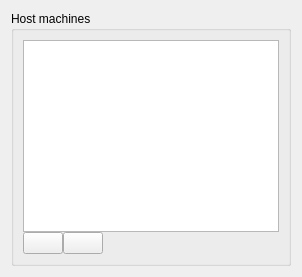
       <widget class="QWidget" name="pageMachines">
        <layout class="QHBoxLayout" name="horizontalLayout_7">
         <item>
          <layout class="QVBoxLayout" name="verticalLayout_10">
           <item>
            <widget class="QGroupBox" name="gpboxHosts">
             <property name="title">
              <string>Host machines</string>
             </property>
             <layout class="QVBoxLayout" name="verticalLayout_6">
              <property name="spacing">
               <number>0</number>
              </property>
              <item>
               <widget class="QTableView" name="tblviewHosts">
                <property name="dragEnabled">
                 <bool>true</bool>
                </property>
                <property name="dragDropOverwriteMode">
                 <bool>false</bool>
                </property>
                <property name="dragDropMode">
                 <enum>QAbstractItemView::InternalMove</enum>
                </property>
                <property name="defaultDropAction">
                 <enum>Qt::TargetMoveAction</enum>
                </property>
                <property name="alternatingRowColors">
                 <bool>true</bool>
                </property>
                <property name="selectionMode">
                 <enum>QAbstractItemView::SingleSelection</enum>
                </property>
                <property name="selectionBehavior">
                 <enum>QAbstractItemView::SelectRows</enum>
                </property>
                <property name="gridStyle">
                 <enum>Qt::SolidLine</enum>
                </property>
               </widget>
              </item>
              <item>
               <layout class="QHBoxLayout" name="horizontalLayout_18">
                <property name="spacing">
                 <number>0</number>
                </property>
                <item>
                 <widget class="QPushButton" name="btnAddHost">
                  <property name="toolTip">
                   <string>Add new host to list</string>
                  </property>
                  <property name="text">
                   <string/>
                  </property>
                  <property name="icon">
                   <iconset resource="configtool.qrc">
                    <normaloff>:/img/img/plus.png</normaloff>:/img/img/plus.png</iconset>
                  </property>
                 </widget>
                </item>
                <item>
                 <widget class="QPushButton" name="btnRemoveHost">
                  <property name="toolTip">
                   <string>Remove host from list</string>
                  </property>
                  <property name="text">
                   <string/>
                  </property>
                  <property name="icon">
                   <iconset resource="configtool.qrc">
                    <normaloff>:/img/img/minus.png</normaloff>:/img/img/minus.png</iconset>
                  </property>
                 </widget>
                </item>
                <item>
                 <spacer name="horizontalSpacer_9">
                  <property name="orientation">
                   <enum>Qt::Horizontal</enum>
                  </property>
                  <property name="sizeHint" stdset="0">
                   <size>
                    <width>40</width>
                    <height>20</height>
                   </size>
                  </property>
                 </spacer>
                </item>
               </layout>
              </item>
             </layout>
            </widget>
           </item>
          </layout>
         </item>
        </layout>
       </widget>
